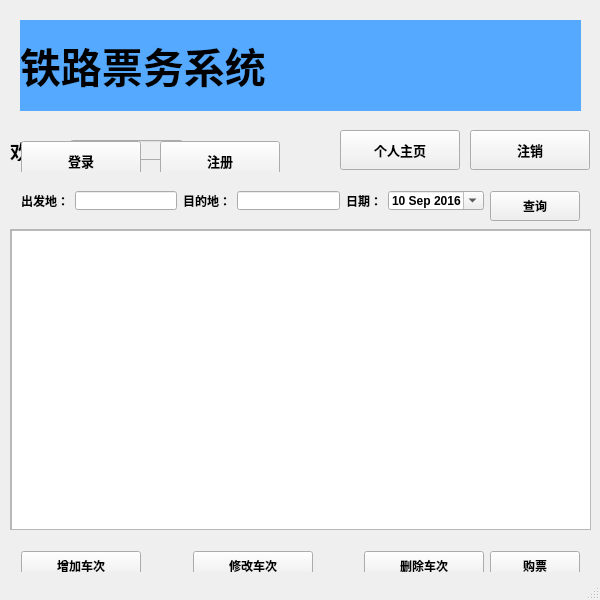
<?xml version="1.0" encoding="UTF-8"?>
<ui version="4.0">
 <class>MainWindow</class>
 <widget class="QMainWindow" name="MainWindow">
  <property name="windowModality">
   <enum>Qt::WindowModal</enum>
  </property>
  <property name="geometry">
   <rect>
    <x>0</x>
    <y>0</y>
    <width>600</width>
    <height>600</height>
   </rect>
  </property>
  <property name="minimumSize">
   <size>
    <width>600</width>
    <height>600</height>
   </size>
  </property>
  <property name="maximumSize">
   <size>
    <width>600</width>
    <height>800</height>
   </size>
  </property>
  <property name="font">
   <font>
    <weight>75</weight>
    <italic>false</italic>
    <bold>true</bold>
    <strikeout>false</strikeout>
   </font>
  </property>
  <property name="windowTitle">
   <string>MainWindow</string>
  </property>
  <property name="autoFillBackground">
   <bool>false</bool>
  </property>
  <property name="inputMethodHints">
   <set>Qt::ImhDate</set>
  </property>
  <widget class="QWidget" name="centralWidget">
   <widget class="QWidget" name="layoutWidget">
    <property name="geometry">
     <rect>
      <x>10</x>
      <y>180</y>
      <width>581</width>
      <height>41</height>
     </rect>
    </property>
    <layout class="QHBoxLayout" name="horizontalLayout">
     <item>
      <widget class="QLabel" name="label">
       <property name="text">
        <string>出发地：</string>
       </property>
      </widget>
     </item>
     <item>
      <widget class="QLineEdit" name="lineEdit_start"/>
     </item>
     <item>
      <widget class="QLabel" name="label_2">
       <property name="text">
        <string>目的地：</string>
       </property>
      </widget>
     </item>
     <item>
      <widget class="QLineEdit" name="lineEdit_end"/>
     </item>
     <item>
      <widget class="QLabel" name="label_3">
       <property name="text">
        <string>日期：</string>
       </property>
      </widget>
     </item>
     <item>
      <widget class="QDateEdit" name="dateEdit_data">
       <property name="wrapping">
        <bool>false</bool>
       </property>
       <property name="showGroupSeparator" stdset="0">
        <bool>false</bool>
       </property>
       <property name="dateTime">
        <datetime>
         <hour>0</hour>
         <minute>0</minute>
         <second>0</second>
         <year>2016</year>
         <month>9</month>
         <day>10</day>
        </datetime>
       </property>
       <property name="calendarPopup">
        <bool>true</bool>
       </property>
       <property name="currentSectionIndex">
        <number>0</number>
       </property>
       <property name="timeSpec">
        <enum>Qt::LocalTime</enum>
       </property>
      </widget>
     </item>
     <item>
      <widget class="QPushButton" name="checkButton">
       <property name="minimumSize">
        <size>
         <width>90</width>
         <height>30</height>
        </size>
       </property>
       <property name="text">
        <string>查询</string>
       </property>
      </widget>
     </item>
    </layout>
   </widget>
   <widget class="QScrollArea" name="scrollArea">
    <property name="geometry">
     <rect>
      <x>10</x>
      <y>229</y>
      <width>581</width>
      <height>301</height>
     </rect>
    </property>
    <property name="widgetResizable">
     <bool>true</bool>
    </property>
    <widget class="QWidget" name="scrollAreaWidgetContents">
     <property name="geometry">
      <rect>
       <x>0</x>
       <y>0</y>
       <width>579</width>
       <height>299</height>
      </rect>
     </property>
     <widget class="QTableView" name="tableViewinfo">
      <property name="geometry">
       <rect>
        <x>0</x>
        <y>0</y>
        <width>581</width>
        <height>301</height>
       </rect>
      </property>
      <property name="minimumSize">
       <size>
        <width>580</width>
        <height>0</height>
       </size>
      </property>
     </widget>
    </widget>
   </widget>
   <widget class="QWidget" name="layoutWidget">
    <property name="geometry">
     <rect>
      <x>10</x>
      <y>540</y>
      <width>581</width>
      <height>32</height>
     </rect>
    </property>
    <layout class="QHBoxLayout" name="horizontalLayout_3">
     <item>
      <widget class="QPushButton" name="pushButton_add">
       <property name="minimumSize">
        <size>
         <width>120</width>
         <height>30</height>
        </size>
       </property>
       <property name="maximumSize">
        <size>
         <width>120</width>
         <height>16777215</height>
        </size>
       </property>
       <property name="text">
        <string>增加车次</string>
       </property>
      </widget>
     </item>
     <item>
      <spacer name="horizontalSpacer_3">
       <property name="orientation">
        <enum>Qt::Horizontal</enum>
       </property>
       <property name="sizeHint" stdset="0">
        <size>
         <width>40</width>
         <height>20</height>
        </size>
       </property>
      </spacer>
     </item>
     <item>
      <widget class="QPushButton" name="pushButton_change">
       <property name="minimumSize">
        <size>
         <width>120</width>
         <height>30</height>
        </size>
       </property>
       <property name="maximumSize">
        <size>
         <width>120</width>
         <height>16777215</height>
        </size>
       </property>
       <property name="text">
        <string>修改车次</string>
       </property>
      </widget>
     </item>
     <item>
      <spacer name="horizontalSpacer_4">
       <property name="orientation">
        <enum>Qt::Horizontal</enum>
       </property>
       <property name="sizeHint" stdset="0">
        <size>
         <width>40</width>
         <height>20</height>
        </size>
       </property>
      </spacer>
     </item>
     <item>
      <widget class="QPushButton" name="pushButton_delete">
       <property name="minimumSize">
        <size>
         <width>120</width>
         <height>30</height>
        </size>
       </property>
       <property name="maximumSize">
        <size>
         <width>120</width>
         <height>16777215</height>
        </size>
       </property>
       <property name="text">
        <string>删除车次</string>
       </property>
      </widget>
     </item>
     <item>
      <widget class="QPushButton" name="buyButton">
       <property name="minimumSize">
        <size>
         <width>90</width>
         <height>30</height>
        </size>
       </property>
       <property name="text">
        <string>购票</string>
       </property>
      </widget>
     </item>
    </layout>
   </widget>
   <widget class="QLabel" name="label_welcome">
    <property name="geometry">
     <rect>
      <x>10</x>
      <y>140</y>
      <width>71</width>
      <height>21</height>
     </rect>
    </property>
    <property name="font">
     <font>
      <pointsize>15</pointsize>
     </font>
    </property>
    <property name="text">
     <string>欢迎！</string>
    </property>
   </widget>
   <widget class="QLineEdit" name="lineEdit">
    <property name="geometry">
     <rect>
      <x>70</x>
      <y>140</y>
      <width>113</width>
      <height>20</height>
     </rect>
    </property>
    <property name="font">
     <font>
      <pointsize>13</pointsize>
     </font>
    </property>
    <property name="autoFillBackground">
     <bool>false</bool>
    </property>
    <property name="styleSheet">
     <string notr="true">background-color:rgb(240, 240, 240)</string>
    </property>
   </widget>
   <widget class="QPushButton" name="userPassageButton">
    <property name="geometry">
     <rect>
      <x>340</x>
      <y>130</y>
      <width>120</width>
      <height>40</height>
     </rect>
    </property>
    <property name="minimumSize">
     <size>
      <width>120</width>
      <height>40</height>
     </size>
    </property>
    <property name="font">
     <font>
      <pointsize>10</pointsize>
     </font>
    </property>
    <property name="text">
     <string>个人主页</string>
    </property>
   </widget>
   <widget class="QWidget" name="layoutWidget">
    <property name="geometry">
     <rect>
      <x>10</x>
      <y>130</y>
      <width>281</width>
      <height>42</height>
     </rect>
    </property>
    <layout class="QHBoxLayout" name="horizontalLayout_2">
     <item>
      <widget class="QPushButton" name="signinButton">
       <property name="minimumSize">
        <size>
         <width>120</width>
         <height>40</height>
        </size>
       </property>
       <property name="font">
        <font>
         <pointsize>10</pointsize>
        </font>
       </property>
       <property name="text">
        <string>登录</string>
       </property>
       <property name="checkable">
        <bool>false</bool>
       </property>
       <property name="autoDefault">
        <bool>false</bool>
       </property>
      </widget>
     </item>
     <item>
      <spacer name="horizontalSpacer">
       <property name="orientation">
        <enum>Qt::Horizontal</enum>
       </property>
       <property name="sizeHint" stdset="0">
        <size>
         <width>40</width>
         <height>20</height>
        </size>
       </property>
      </spacer>
     </item>
     <item>
      <widget class="QPushButton" name="registerButton">
       <property name="minimumSize">
        <size>
         <width>120</width>
         <height>40</height>
        </size>
       </property>
       <property name="font">
        <font>
         <pointsize>10</pointsize>
        </font>
       </property>
       <property name="text">
        <string>注册</string>
       </property>
      </widget>
     </item>
    </layout>
   </widget>
   <widget class="QPushButton" name="logoff_button">
    <property name="geometry">
     <rect>
      <x>470</x>
      <y>130</y>
      <width>120</width>
      <height>40</height>
     </rect>
    </property>
    <property name="minimumSize">
     <size>
      <width>120</width>
      <height>40</height>
     </size>
    </property>
    <property name="font">
     <font>
      <pointsize>10</pointsize>
     </font>
    </property>
    <property name="text">
     <string>注销</string>
    </property>
   </widget>
   <widget class="QLabel" name="label_4">
    <property name="geometry">
     <rect>
      <x>20</x>
      <y>20</y>
      <width>561</width>
      <height>91</height>
     </rect>
    </property>
    <property name="font">
     <font>
      <family>宋体</family>
      <pointsize>31</pointsize>
     </font>
    </property>
    <property name="styleSheet">
     <string notr="true">background-color:rgb(85, 170, 255)</string>
    </property>
    <property name="text">
     <string>铁路票务系统</string>
    </property>
   </widget>
  </widget>
  <widget class="QStatusBar" name="statusBar"/>
 </widget>
 <layoutdefault spacing="6" margin="11"/>
 <resources/>
 <connections/>
</ui>
